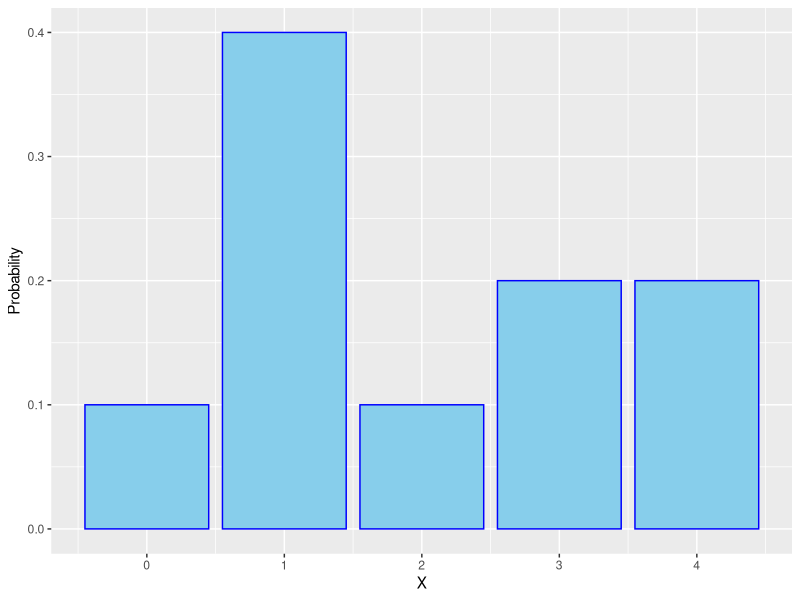

Write the R code that produced this figure.
## ---- chunk 1
knitr::opts_chunk$set(echo = TRUE, message = FALSE, error = TRUE)
## ---- chunk 2
library(tidyverse)
ggplot(mapping = aes(x = 0:4, y = c(0.1, 0.4, 0.1, 0.2, 0.2))) + geom_col(col = "blue", fill = "skyblue")+labs(x = "X", y = "Probability")
